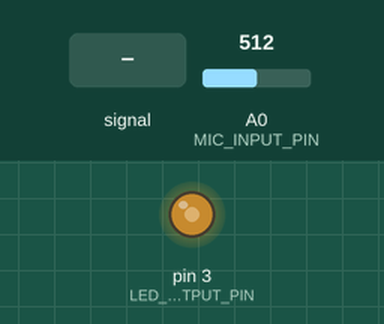
Recording of a sketch running on a simulated Arduino Uno, built with avr-gcc and run on an emulated ATmega328P. Parts: output pins drawn as LEDs (lit = HIGH). The test bench sets the inputs (shaded band); at power-on: A0 (MIC_INPUT_PIN) = 512.

Above: at 1.2 s.
1.3 s: A0 (MIC_INPUT_PIN) fed a 200 Hz sine of ±81 counts around its level
Timing chart, 0 to 2.6 s (numbered marks = the images above; inputs shaded):
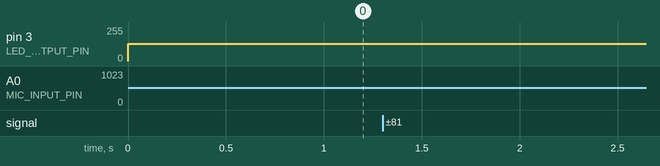

The sketch:

SoundLevelOneLED.ino
```cpp
/*
 * Simple VUMeter using an electret microphone (with built-in amp) on A0
 * and an LED for output on Pin 3
 *
 * By Jon E. Froehlich
 * @jonfroehlich
 * http://makeabilitylab.io
 *
 */
const int LED_OUTPUT_PIN = 3;

// 1024 with 5V, 676 with 3.3V on Arduino Uno or Leonardo
const int MAX_ANALOG_IN = 676;
const int MAX_ANALOG_OUT = 255;
const int MIC_INPUT_PIN = A0;

int _maxSoundLevel = 0;

void setup() {
  pinMode(LED_OUTPUT_PIN, OUTPUT);
  pinMode(MIC_INPUT_PIN, INPUT);
}

void loop() {

  // Read in current sound level from microphone
  int soundLevel = analogRead(MIC_INPUT_PIN);

  // Since microphone works peak-to-peak from 0V to the reference voltage (either 3.3V or 5V)
  // we only look at half of the amplitude from MAX_ANALOG_IN/2 to MAX_ANALOG_IN
  int ledVal = map(soundLevel, MAX_ANALOG_IN/2, MAX_ANALOG_IN, 0, MAX_ANALOG_OUT);
  ledVal = constrain(ledVal, 0, MAX_ANALOG_OUT);

  // Set the LED brightness to current waveform amplitude
  analogWrite(LED_OUTPUT_PIN, ledVal);
}
```
